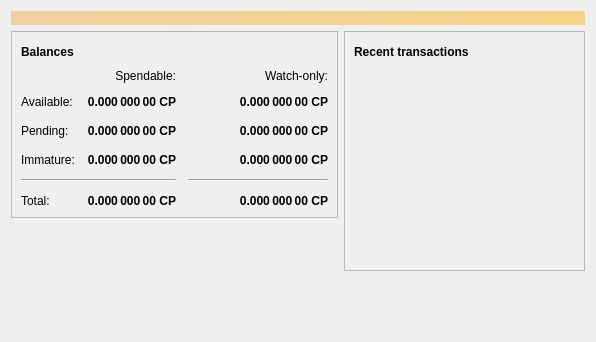
<?xml version="1.0" encoding="UTF-8"?>
<ui version="4.0">
 <class>OverviewPage</class>
 <widget class="QWidget" name="OverviewPage">
  <property name="geometry">
   <rect>
    <x>0</x>
    <y>0</y>
    <width>596</width>
    <height>342</height>
   </rect>
  </property>
  <property name="windowTitle">
   <string>Form</string>
  </property>
  <layout class="QVBoxLayout" name="topLayout">
   <item>
    <widget class="QLabel" name="labelAlerts">
     <property name="visible">
      <bool>false</bool>
     </property>
     <property name="styleSheet">
      <string notr="true">QLabel { background-color: qlineargradient(x1: 0, y1: 0, x2: 1, y2: 0, stop:0 #F0D0A0, stop:1 #F8D488); color:#000000; }</string>
     </property>
     <property name="wordWrap">
      <bool>true</bool>
     </property>
     <property name="margin">
      <number>3</number>
     </property>
     <property name="textInteractionFlags">
      <set>Qt::TextSelectableByMouse</set>
     </property>
    </widget>
   </item>
   <item>
    <layout class="QHBoxLayout" name="horizontalLayout" stretch="1,1">
     <item>
      <layout class="QVBoxLayout" name="verticalLayout_2">
       <item>
        <widget class="QFrame" name="frame">
         <property name="frameShape">
          <enum>QFrame::StyledPanel</enum>
         </property>
         <property name="frameShadow">
          <enum>QFrame::Raised</enum>
         </property>
         <layout class="QVBoxLayout" name="verticalLayout_4">
          <item>
           <layout class="QHBoxLayout" name="horizontalLayout_4">
            <item>
             <widget class="QLabel" name="label_5">
              <property name="font">
               <font>
                <weight>75</weight>
                <bold>true</bold>
               </font>
              </property>
              <property name="text">
               <string>Balances</string>
              </property>
             </widget>
            </item>
            <item>
             <widget class="QPushButton" name="labelWalletStatus">
              <property name="enabled">
               <bool>true</bool>
              </property>
              <property name="maximumSize">
               <size>
                <width>30</width>
                <height>16777215</height>
               </size>
              </property>
              <property name="toolTip">
               <string>The displayed information may be out of date. Your wallet automatically synchronizes with the CoolPal network after a connection is established, but this process has not completed yet.</string>
              </property>
              <property name="text">
               <string/>
              </property>
              <property name="icon">
               <iconset resource="../bitcoin.qrc">
                <normaloff>:/icons/warning</normaloff>
                <disabledoff>:/icons/warning</disabledoff>:/icons/warning</iconset>
              </property>
              <property name="iconSize">
               <size>
                <width>24</width>
                <height>24</height>
               </size>
              </property>
              <property name="flat">
               <bool>true</bool>
              </property>
             </widget>
            </item>
            <item>
             <spacer name="horizontalSpacer_3">
              <property name="orientation">
               <enum>Qt::Horizontal</enum>
              </property>
              <property name="sizeHint" stdset="0">
               <size>
                <width>40</width>
                <height>20</height>
               </size>
              </property>
             </spacer>
            </item>
           </layout>
          </item>
          <item>
           <layout class="QGridLayout" name="gridLayout">
            <property name="spacing">
             <number>12</number>
            </property>
            <item row="2" column="2">
             <widget class="QLabel" name="labelWatchPending">
              <property name="font">
               <font>
                <weight>75</weight>
                <bold>true</bold>
               </font>
              </property>
              <property name="cursor">
               <cursorShape>IBeamCursor</cursorShape>
              </property>
              <property name="toolTip">
               <string>Unconfirmed transactions to watch-only addresses</string>
              </property>
              <property name="text">
               <string notr="true">0.000 000 00 CP</string>
              </property>
              <property name="alignment">
               <set>Qt::AlignRight|Qt::AlignTrailing|Qt::AlignVCenter</set>
              </property>
              <property name="textInteractionFlags">
               <set>Qt::LinksAccessibleByMouse|Qt::TextSelectableByKeyboard|Qt::TextSelectableByMouse</set>
              </property>
             </widget>
            </item>
            <item row="2" column="1">
             <widget class="QLabel" name="labelUnconfirmed">
              <property name="font">
               <font>
                <weight>75</weight>
                <bold>true</bold>
               </font>
              </property>
              <property name="cursor">
               <cursorShape>IBeamCursor</cursorShape>
              </property>
              <property name="toolTip">
               <string>Total of transactions that have yet to be confirmed, and do not yet count toward the spendable balance</string>
              </property>
              <property name="text">
               <string notr="true">0.000 000 00 CP</string>
              </property>
              <property name="alignment">
               <set>Qt::AlignRight|Qt::AlignTrailing|Qt::AlignVCenter</set>
              </property>
              <property name="textInteractionFlags">
               <set>Qt::LinksAccessibleByMouse|Qt::TextSelectableByKeyboard|Qt::TextSelectableByMouse</set>
              </property>
             </widget>
            </item>
            <item row="3" column="2">
             <widget class="QLabel" name="labelWatchImmature">
              <property name="font">
               <font>
                <weight>75</weight>
                <bold>true</bold>
               </font>
              </property>
              <property name="cursor">
               <cursorShape>IBeamCursor</cursorShape>
              </property>
              <property name="toolTip">
               <string>Mined balance in watch-only addresses that has not yet matured</string>
              </property>
              <property name="text">
               <string notr="true">0.000 000 00 CP</string>
              </property>
              <property name="alignment">
               <set>Qt::AlignRight|Qt::AlignTrailing|Qt::AlignVCenter</set>
              </property>
              <property name="textInteractionFlags">
               <set>Qt::LinksAccessibleByMouse|Qt::TextSelectableByKeyboard|Qt::TextSelectableByMouse</set>
              </property>
             </widget>
            </item>
            <item row="4" column="0" colspan="2">
             <widget class="Line" name="line">
              <property name="orientation">
               <enum>Qt::Horizontal</enum>
              </property>
             </widget>
            </item>
            <item row="4" column="2">
             <widget class="Line" name="lineWatchBalance">
              <property name="sizePolicy">
               <sizepolicy hsizetype="Preferred" vsizetype="Fixed">
                <horstretch>0</horstretch>
                <verstretch>0</verstretch>
               </sizepolicy>
              </property>
              <property name="minimumSize">
               <size>
                <width>140</width>
                <height>0</height>
               </size>
              </property>
              <property name="orientation">
               <enum>Qt::Horizontal</enum>
              </property>
             </widget>
            </item>
            <item row="5" column="0">
             <widget class="QLabel" name="labelTotalText">
              <property name="text">
               <string>Total:</string>
              </property>
             </widget>
            </item>
            <item row="3" column="1">
             <widget class="QLabel" name="labelImmature">
              <property name="font">
               <font>
                <weight>75</weight>
                <bold>true</bold>
               </font>
              </property>
              <property name="cursor">
               <cursorShape>IBeamCursor</cursorShape>
              </property>
              <property name="toolTip">
               <string>Mined balance that has not yet matured</string>
              </property>
              <property name="text">
               <string notr="true">0.000 000 00 CP</string>
              </property>
              <property name="alignment">
               <set>Qt::AlignRight|Qt::AlignTrailing|Qt::AlignVCenter</set>
              </property>
              <property name="textInteractionFlags">
               <set>Qt::LinksAccessibleByMouse|Qt::TextSelectableByKeyboard|Qt::TextSelectableByMouse</set>
              </property>
             </widget>
            </item>
            <item row="2" column="3">
             <spacer name="horizontalSpacer_2">
              <property name="orientation">
               <enum>Qt::Horizontal</enum>
              </property>
              <property name="sizeHint" stdset="0">
               <size>
                <width>40</width>
                <height>20</height>
               </size>
              </property>
             </spacer>
            </item>
            <item row="3" column="0">
             <widget class="QLabel" name="labelImmatureText">
              <property name="text">
               <string>Immature:</string>
              </property>
             </widget>
            </item>
            <item row="5" column="1">
             <widget class="QLabel" name="labelTotal">
              <property name="font">
               <font>
                <weight>75</weight>
                <bold>true</bold>
               </font>
              </property>
              <property name="cursor">
               <cursorShape>IBeamCursor</cursorShape>
              </property>
              <property name="toolTip">
               <string>Your current total balance</string>
              </property>
              <property name="text">
               <string notr="true">0.000 000 00 CP</string>
              </property>
              <property name="alignment">
               <set>Qt::AlignRight|Qt::AlignTrailing|Qt::AlignVCenter</set>
              </property>
              <property name="textInteractionFlags">
               <set>Qt::LinksAccessibleByMouse|Qt::TextSelectableByKeyboard|Qt::TextSelectableByMouse</set>
              </property>
             </widget>
            </item>
            <item row="5" column="2">
             <widget class="QLabel" name="labelWatchTotal">
              <property name="font">
               <font>
                <weight>75</weight>
                <bold>true</bold>
               </font>
              </property>
              <property name="cursor">
               <cursorShape>IBeamCursor</cursorShape>
              </property>
              <property name="toolTip">
               <string>Current total balance in watch-only addresses</string>
              </property>
              <property name="text">
               <string notr="true">0.000 000 00 CP</string>
              </property>
              <property name="alignment">
               <set>Qt::AlignRight|Qt::AlignTrailing|Qt::AlignVCenter</set>
              </property>
              <property name="textInteractionFlags">
               <set>Qt::LinksAccessibleByMouse|Qt::TextSelectableByKeyboard|Qt::TextSelectableByMouse</set>
              </property>
             </widget>
            </item>
            <item row="0" column="2">
             <widget class="QLabel" name="labelWatchonly">
              <property name="text">
               <string>Watch-only:</string>
              </property>
              <property name="alignment">
               <set>Qt::AlignRight|Qt::AlignTrailing|Qt::AlignVCenter</set>
              </property>
             </widget>
            </item>
            <item row="1" column="0">
             <widget class="QLabel" name="labelBalanceText">
              <property name="text">
               <string>Available:</string>
              </property>
             </widget>
            </item>
            <item row="1" column="1">
             <widget class="QLabel" name="labelBalance">
              <property name="font">
               <font>
                <weight>75</weight>
                <bold>true</bold>
               </font>
              </property>
              <property name="cursor">
               <cursorShape>IBeamCursor</cursorShape>
              </property>
              <property name="toolTip">
               <string>Your current spendable balance</string>
              </property>
              <property name="text">
               <string notr="true">0.000 000 00 CP</string>
              </property>
              <property name="alignment">
               <set>Qt::AlignRight|Qt::AlignTrailing|Qt::AlignVCenter</set>
              </property>
              <property name="textInteractionFlags">
               <set>Qt::LinksAccessibleByMouse|Qt::TextSelectableByKeyboard|Qt::TextSelectableByMouse</set>
              </property>
             </widget>
            </item>
            <item row="1" column="2">
             <widget class="QLabel" name="labelWatchAvailable">
              <property name="font">
               <font>
                <weight>75</weight>
                <bold>true</bold>
               </font>
              </property>
              <property name="cursor">
               <cursorShape>IBeamCursor</cursorShape>
              </property>
              <property name="toolTip">
               <string>Your current balance in watch-only addresses</string>
              </property>
              <property name="text">
               <string notr="true">0.000 000 00 CP</string>
              </property>
              <property name="alignment">
               <set>Qt::AlignRight|Qt::AlignTrailing|Qt::AlignVCenter</set>
              </property>
              <property name="textInteractionFlags">
               <set>Qt::LinksAccessibleByMouse|Qt::TextSelectableByKeyboard|Qt::TextSelectableByMouse</set>
              </property>
             </widget>
            </item>
            <item row="2" column="0">
             <widget class="QLabel" name="labelPendingText">
              <property name="text">
               <string>Pending:</string>
              </property>
             </widget>
            </item>
            <item row="0" column="1">
             <widget class="QLabel" name="labelSpendable">
              <property name="text">
               <string>Spendable:</string>
              </property>
              <property name="alignment">
               <set>Qt::AlignRight|Qt::AlignTrailing|Qt::AlignVCenter</set>
              </property>
             </widget>
            </item>
           </layout>
          </item>
         </layout>
        </widget>
       </item>
       <item>
        <spacer name="verticalSpacer">
         <property name="orientation">
          <enum>Qt::Vertical</enum>
         </property>
         <property name="sizeHint" stdset="0">
          <size>
           <width>20</width>
           <height>40</height>
          </size>
         </property>
        </spacer>
       </item>
      </layout>
     </item>
     <item>
      <layout class="QVBoxLayout" name="verticalLayout_3">
       <item>
        <widget class="QFrame" name="frame_2">
         <property name="frameShape">
          <enum>QFrame::StyledPanel</enum>
         </property>
         <property name="frameShadow">
          <enum>QFrame::Raised</enum>
         </property>
         <layout class="QVBoxLayout" name="verticalLayout">
          <item>
           <layout class="QHBoxLayout" name="horizontalLayout_2">
            <item>
             <widget class="QLabel" name="label_4">
              <property name="font">
               <font>
                <weight>75</weight>
                <bold>true</bold>
               </font>
              </property>
              <property name="text">
               <string>Recent transactions</string>
              </property>
             </widget>
            </item>
            <item>
             <widget class="QPushButton" name="labelTransactionsStatus">
              <property name="enabled">
               <bool>true</bool>
              </property>
              <property name="maximumSize">
               <size>
                <width>30</width>
                <height>16777215</height>
               </size>
              </property>
              <property name="toolTip">
               <string>The displayed information may be out of date. Your wallet automatically synchronizes with the CoolPal network after a connection is established, but this process has not completed yet.</string>
              </property>
              <property name="text">
               <string/>
              </property>
              <property name="icon">
               <iconset resource="../bitcoin.qrc">
                <normaloff>:/icons/warning</normaloff>
                <disabledoff>:/icons/warning</disabledoff>:/icons/warning</iconset>
              </property>
              <property name="iconSize">
               <size>
                <width>24</width>
                <height>24</height>
               </size>
              </property>
              <property name="flat">
               <bool>true</bool>
              </property>
             </widget>
            </item>
            <item>
             <spacer name="horizontalSpacer">
              <property name="orientation">
               <enum>Qt::Horizontal</enum>
              </property>
              <property name="sizeHint" stdset="0">
               <size>
                <width>40</width>
                <height>20</height>
               </size>
              </property>
             </spacer>
            </item>
           </layout>
          </item>
          <item>
           <widget class="QListView" name="listTransactions">
            <property name="styleSheet">
             <string notr="true">QListView { background: transparent; }</string>
            </property>
            <property name="frameShape">
             <enum>QFrame::NoFrame</enum>
            </property>
            <property name="verticalScrollBarPolicy">
             <enum>Qt::ScrollBarAlwaysOff</enum>
            </property>
            <property name="horizontalScrollBarPolicy">
             <enum>Qt::ScrollBarAlwaysOff</enum>
            </property>
            <property name="selectionMode">
             <enum>QAbstractItemView::NoSelection</enum>
            </property>
           </widget>
          </item>
         </layout>
        </widget>
       </item>
       <item>
        <spacer name="verticalSpacer_2">
         <property name="orientation">
          <enum>Qt::Vertical</enum>
         </property>
         <property name="sizeHint" stdset="0">
          <size>
           <width>20</width>
           <height>40</height>
          </size>
         </property>
        </spacer>
       </item>
      </layout>
     </item>
    </layout>
   </item>
  </layout>
 </widget>
 <resources/>
 <connections/>
</ui>
